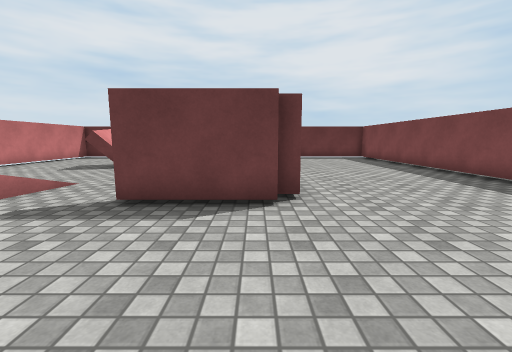
view 1 (above)

12 first-person views from a walk through a Unity game level. The camera is 1.2 m above the floor, tilts 8° down and sees 90° across. The floor is counted in squares, 1 m on a side. Each view is taken from the middle of a square. On the plan, view 1 faces up. The plan holds only what a view shows up to about 12 squares ahead; the rest is blank. The player character is not drawn. Surface patterns are stand-ins for the level's own textures.

view 2
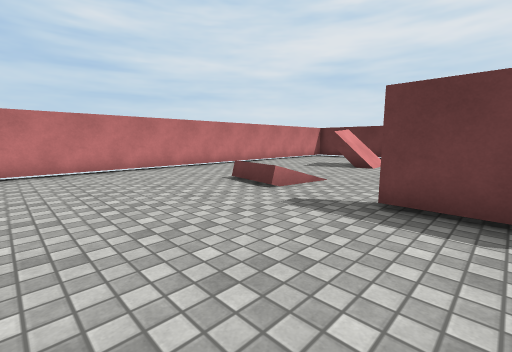

view 3
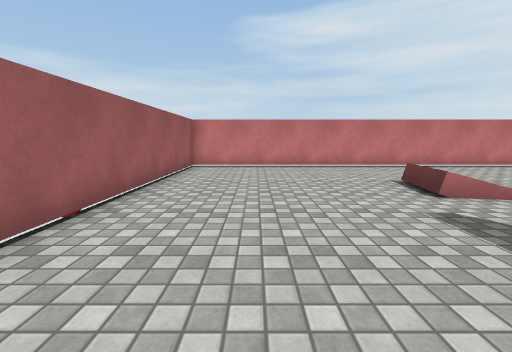

view 4
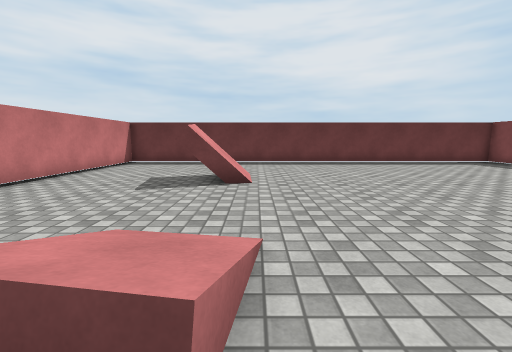

view 5
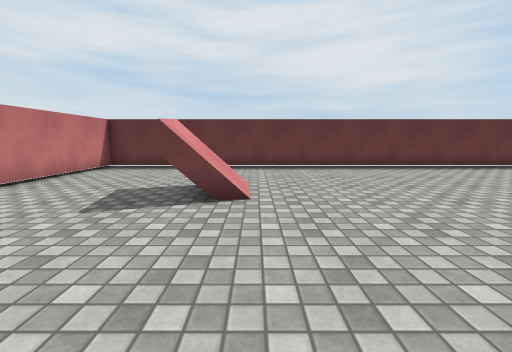

view 6
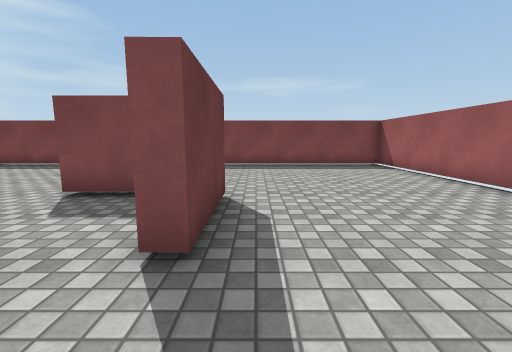

view 7
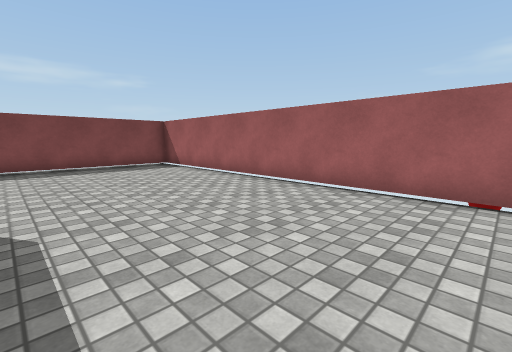

view 8
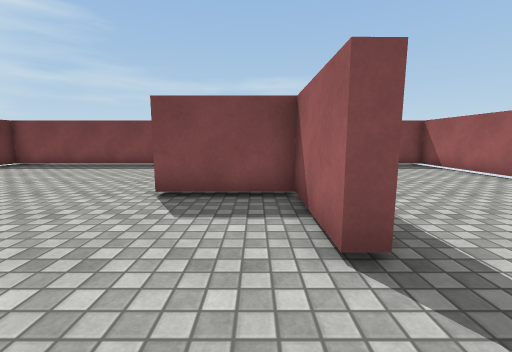

view 9
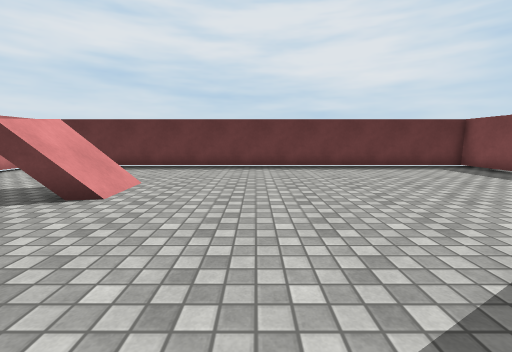

view 10
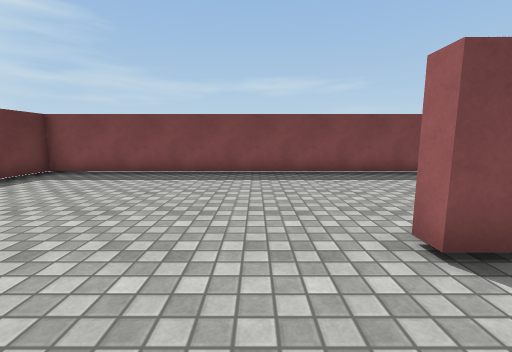

view 11
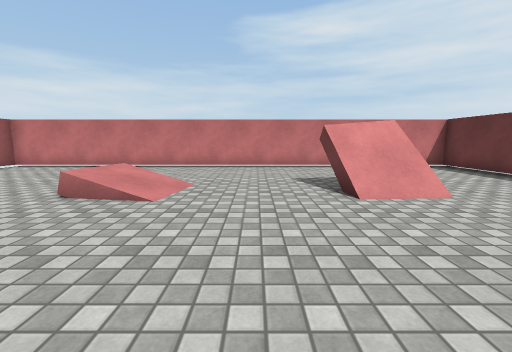

view 12
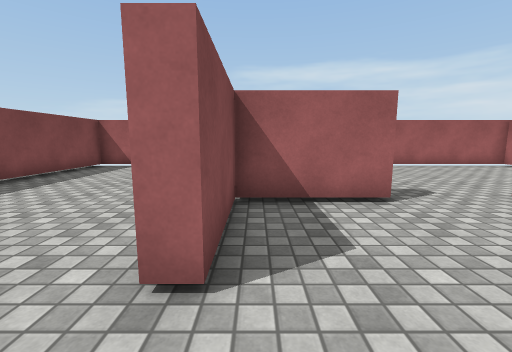

### Floor plan
Points are (right, up) in squares from view 1. A wall is a line through its corners. A room is listed if a view was taken in it or the views show most of it. See-through windows are left out.
Room 1 (views 1, 2, 3, 4, 5, 6, 7, 8, 9, 10, 11, 12)
walls: (-6.3, 10.9) (-7.2, 10.7); (0.5, 4.7) (-2.6, 4.7) (-2.6, 5.2) (0.4, 5.2) (0.4, 8.2) (1, 8.2); (1, 5.2) (0.4, 5.2); (-11.5, 17.4) (-11.5, -1.8) (7.2, -1.8) (7.2, 17.4) (-11.5, 17.4)
low walls: (-5.8, 5) (-6.5, 5.1)
objects: other object (-5, -2)

Where each view was taken, in squares from view 1:
view 1: 0 up, 0 right, facing up
view 2: 0 up, 1 left, facing up-left
view 3: 1 up, 0 right, facing left
view 4: 4 up, 5 left, facing up
view 5: 6 up, 5 left, facing up
view 6: 4 up, 5 left, facing right
view 7: 4 up, 5 left, facing down-right
view 8: 6 up, 5 left, facing right
view 9: 6 up, 2 left, facing up
view 10: 10 up, 2 left, facing right
view 11: 9 up, 0 right, facing left
view 12: 10 up, 0 right, facing down
